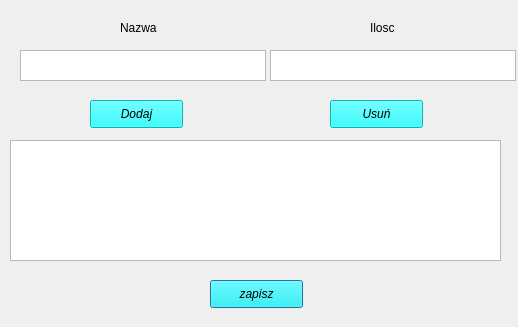
<?xml version="1.0" encoding="UTF-8"?>
<ui version="4.0">
 <class>Dialog</class>
 <widget class="QDialog" name="Dialog">
  <property name="geometry">
   <rect>
    <x>0</x>
    <y>0</y>
    <width>518</width>
    <height>327</height>
   </rect>
  </property>
  <property name="windowTitle">
   <string>Dialog</string>
  </property>
  <widget class="QLabel" name="label">
   <property name="geometry">
    <rect>
     <x>120</x>
     <y>20</y>
     <width>55</width>
     <height>16</height>
    </rect>
   </property>
   <property name="text">
    <string>Nazwa</string>
   </property>
  </widget>
  <widget class="QLabel" name="label_2">
   <property name="geometry">
    <rect>
     <x>370</x>
     <y>20</y>
     <width>55</width>
     <height>16</height>
    </rect>
   </property>
   <property name="text">
    <string>Ilosc</string>
   </property>
  </widget>
  <widget class="QTextEdit" name="produkt">
   <property name="geometry">
    <rect>
     <x>20</x>
     <y>50</y>
     <width>246</width>
     <height>31</height>
    </rect>
   </property>
  </widget>
  <widget class="QListWidget" name="lista">
   <property name="geometry">
    <rect>
     <x>10</x>
     <y>140</y>
     <width>491</width>
     <height>121</height>
    </rect>
   </property>
  </widget>
  <widget class="QPushButton" name="zapis">
   <property name="geometry">
    <rect>
     <x>210</x>
     <y>280</y>
     <width>93</width>
     <height>28</height>
    </rect>
   </property>
   <property name="font">
    <font>
     <italic>true</italic>
    </font>
   </property>
   <property name="styleSheet">
    <string notr="true">background:rgb(0, 255, 255)</string>
   </property>
   <property name="text">
    <string>zapisz</string>
   </property>
  </widget>
  <widget class="QPushButton" name="addbutton">
   <property name="geometry">
    <rect>
     <x>90</x>
     <y>100</y>
     <width>93</width>
     <height>28</height>
    </rect>
   </property>
   <property name="font">
    <font>
     <italic>true</italic>
    </font>
   </property>
   <property name="styleSheet">
    <string notr="true">background:rgb(0, 255, 255)</string>
   </property>
   <property name="text">
    <string>Dodaj</string>
   </property>
  </widget>
  <widget class="QTextEdit" name="ilosc">
   <property name="geometry">
    <rect>
     <x>270</x>
     <y>50</y>
     <width>246</width>
     <height>31</height>
    </rect>
   </property>
  </widget>
  <widget class="QPushButton" name="delbutton">
   <property name="geometry">
    <rect>
     <x>330</x>
     <y>100</y>
     <width>93</width>
     <height>28</height>
    </rect>
   </property>
   <property name="font">
    <font>
     <italic>true</italic>
    </font>
   </property>
   <property name="styleSheet">
    <string notr="true">background:rgb(0, 255, 255)</string>
   </property>
   <property name="text">
    <string>Usuń</string>
   </property>
  </widget>
 </widget>
 <resources/>
 <connections/>
</ui>
